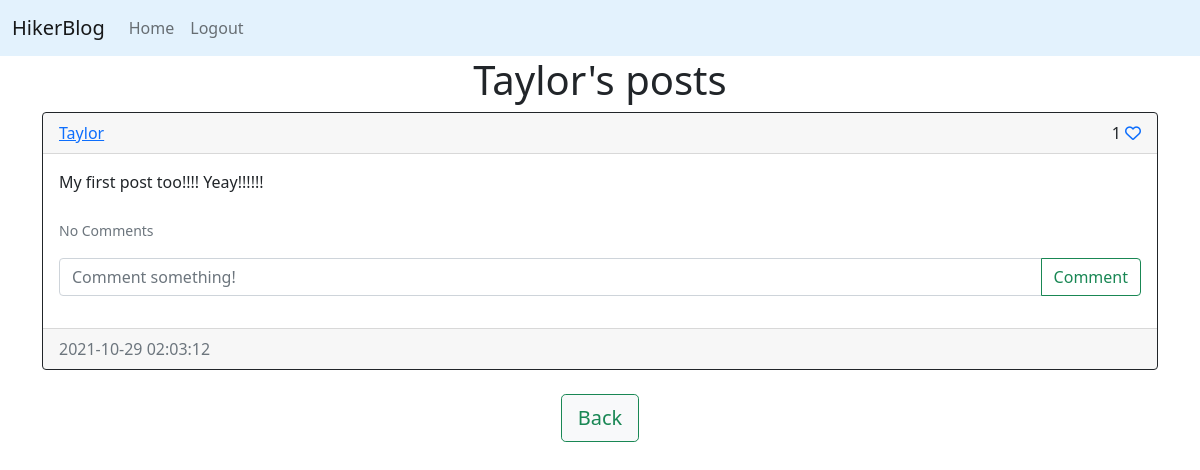
The app's page /posts/Taylor (signed in), older data.
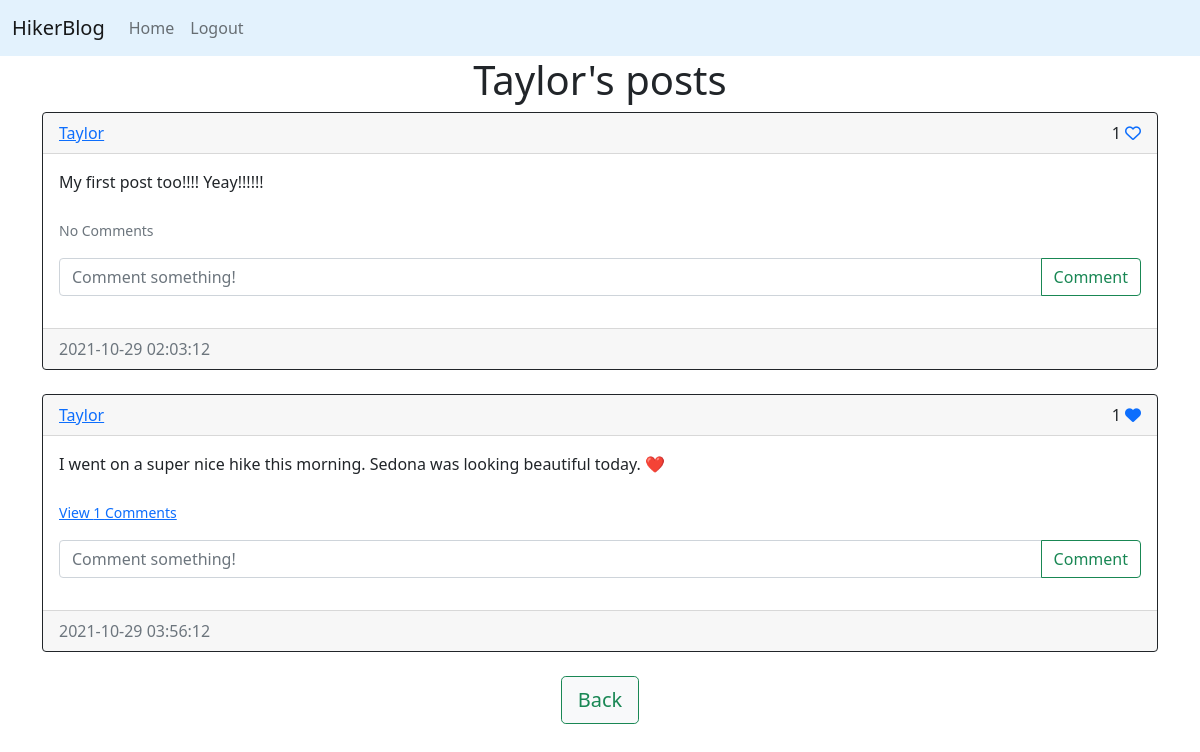
The same page, newer data.
### sunny_app/models.py (models this page shows)
class User(db.Model, UserMixin):
    id = db.Column(db.Integer, primary_key=True)
    email = db.Column(db.String(150), unique=True)
    username = db.Column(db.String(150), unique=True)
    password = db.Column(db.String(150))
    date_created = db.Column(db.DateTime(timezone=True), default=func.now())
    posts = db.relationship('Post', backref='user', passive_deletes=True)
    comments = db.relationship('Comment', backref='user', passive_deletes=True)
    likes = db.relationship('Like', backref='user', passive_deletes=True)

class Post(db.Model):
    id = db.Column(db.Integer, primary_key=True)
    text = db.Column(db.Text, nullable=False)
    date_created = db.Column(db.DateTime(timezone=True), default=func.now())
    author = db.Column(db.Integer, db.ForeignKey(
        'user.id', ondelete="CASCADE"), nullable=False)
    comments = db.relationship('Comment', backref='post', passive_deletes=True)
    likes = db.relationship('Like', backref='post', passive_deletes=True)

### sunny_app/views.py (the view)
@views.route("/posts/<username>")
@login_required
def posts(username):
    user = User.query.filter_by(username=username).first()
    if not user:
        flash('No user with that username exists.', category='error')
        return redirect(url_for('views.home'))
    posts = user.posts
    return render_template("posts.html", user=current_user, posts=posts, username=username)

### sunny_app/__init__.py (called while the page is built)
def create_app():
    app = Flask(__name__)
    app.config['SECRET_KEY'] = "helloworld"
    app.config['SQLALCHEMY_DATABASE_URI'] = f'sqlite:///{DB_NAME}'
    db.init_app(app)
    from .views import views
    from .auth import auth
    app.register_blueprint(views, url_prefix="/")
    app.register_blueprint(auth, url_prefix="/")
    from .models import User, Post, Comment, Like
    create_database(app)
    login_manager = LoginManager()
    login_manager.login_view = "auth.login"
    login_manager.init_app(app)
    @login_manager.user_loader
    def load_user(id):
        return User.query.get(int(id))
    return app

### sunny_app/templates/posts.html (shortened to what this page needs)
{% extends "posts_div.html" %}  {% block header %} {{username}}'s posts {% endblock %} {% block footer %}
<div align="center">
  <a href="/home"
    ><button type="button" class="btn btn-light btn-outline-success btn-lg">
      Back
    </button></a
  >
</div>
{% endblock %}

### sunny_app/templates/posts_div.html (shortened to what this page needs)
{% extends "base.html" %} {% block title %}Home{% endblock %} {% block content
%}
<h1 align="center">{% block header %}Posts{% endblock %}</h1>
<div id="posts">
  {% for post in posts %}
  <div class="card border-dark">
    <div class="card-header d-flex justify-content-between align-items-center">
      <a href="/posts/{{post.user.username}}">{{post.user.username}}</a>
      <div>
        {{post.likes|length}} {% if user.id in
        post.likes|map(attribute="author")|list %}
        <a href="/like-post/{{post.id}}"><i class="fas fa-heart"></i></a>
        {% else %}
        <a href="/like-post/{{post.id}}"><i class="far fa-heart"></i></a>
        {% endif %}
      </div>
    </div>
    <div class="card-body">
      <div class="card-text">{{post.text}}</div>
      <br />
      <p class="card-text">
        {% if post.comments|length > 0 %}
        <a data-bs-toggle="collapse" href="#comments-{{post.id}}" role="button">
          <small>View {{post.comments|length}} Comments</small>
        </a>
        {% else %}
        <small class="text-muted">No Comments</small>
        {% endif %}
      </p>
      <form
        class="input-group mb-3"
        method="POST"
        action="/create-comment/{{post.id}}"
      >
        <input
          type="text"
          id="text"
          name="text"
          class="form-control"
          placeholder="Comment something!"
        />
        <button type="submit" class="btn btn-outline-success">Comment</button>
      </form>
    </div>
    <div class="card-footer text-muted">{{post.date_created}}</div>
  </div>
  <br/ > {% endfor %}
</div>
{% block footer %}{% endblock %} {% endblock %}

### sunny_app/templates/base.html (shortened to what this page needs)
<!DOCTYPE html>
<html lang="en">
  <head>
    <link
      href="https://cdn.jsdelivr.net/npm/bootstrap@5.1.3/dist/css/bootstrap.min.css"
      rel="stylesheet"
    />
    <link
      rel="stylesheet"
      href="{{ url_for('static', filename='css/main.css') }}"
    />
  </head>
  <body>
    <nav
      class="navbar navbar-expand-lg navbar-light"
      style="background-color: #e3f2fd"
    >
      <div class="container-fluid">
        <a class="navbar-brand" href="/home">HikerBlog</a>
        <div class="collapse navbar-collapse" id="navbar">
          <div class="navbar-nav">
            <a class="nav-item nav-link" href="/home">Home</a>
            {% if user.is_authenticated %}
            <a class="nav-item nav-link" href="/logout">Logout</a>
            {% else %}
            <a class="nav-item nav-link" href="/login">Login</a>
            <a class="nav-item nav-link" href="/sign-up">Sign Up</a>
            {% endif %}
          </div>
        </div>
      </div>
    </nav>
    <div class="container">{% block content %}{% endblock %}</div>
  </body>
</html>

### sunny_app/static/css/main.css (style rules this page uses)
body { background: url("https://mdbootstrap.com/img/Photos/Others/images/76.jpg") no-repeat center center fixed; -webkit-background-size: cover; -moz-background-size: cover; background-size: cover; -o-background-size: cover; }

Row changes from the older to the newer data that the page shows:
added Post: user.username "Taylor", likes|length "1", text "I went on a super nice hike this morning. Sedona was looking beautiful today. ❤️", comments|length "1", date_created "2021-10-29 03:56:12"
